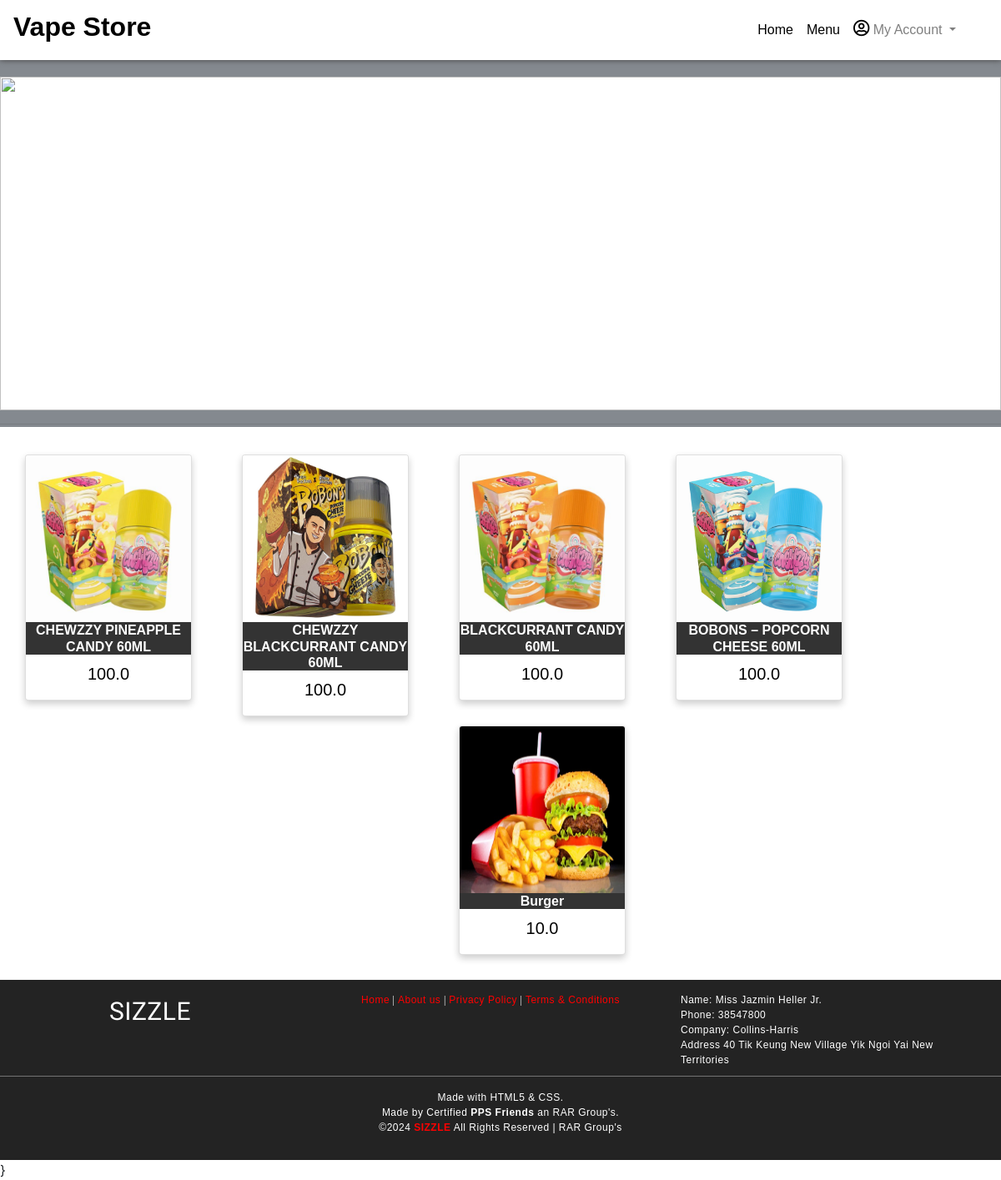
/allfood (signed in), run on the app's committed database.
### foodapp/models.py (models this page shows)
class Food(models.Model):
	FoodId    = models.AutoField(primary_key=True)
	FoodName  = models.CharField(max_length=30)
	FoodCat   = models.CharField(max_length=30)
	FoodPrice = models.FloatField(max_length=15)
	FoodImage = models.ImageField(upload_to='media',default='')
	class Meta:
		db_table = "FP_Food"

### foodapp/views.py (the view)
# urls.py: path('allfood',views.showfood),
def showfood(request):
	foods = Food.objects.all()
	return render(request,'foodlist.html',{'foodlist':foods})

### Templates/foodapp/foodlist.html (shortened to what this page needs)
<!DOCTYPE html>
<html lang="en" dir="ltr">
  <head>
	{% load static %}
    <link rel="stylesheet" type="text/css" href="{% static 'css/imperial_style.css' %}">
    <link rel="stylesheet" type="text/css" href="{% static 'css/master.css' %}">
    <link rel="stylesheet" href="path/to/font-awesome/css/font-awesome.min.css">
    <link rel="stylesheet" href="https://use.fontawesome.com/releases/v5.7.2/css/all.css">
    <link rel="stylesheet" href="https://use.fontawesome.com/releases/v5.3.1/css/all.css">
    <link rel="stylesheet" href="https://stackpath.bootstrapcdn.com/bootstrap/4.4.1/css/bootstrap.min.css">
  </head>
  <body style="background-image: none;">
    <nav class="navbar navbar-expand-lg navbar-light" style="width:100%;background-image: linear-gradient(180deg,#FFF,#FFF);box-shadow: 0px 0px 7px 0px #404040;">
      <a class="navbar-brand" href="/"><h2 style="color:black;font-family:sans-serif;font-weight:bolder;"><b>Vape Store</b></h2></a>
      <div class="collapse navbar-collapse" id="navbarSupportedContent">
        <ul class="navbar-nav" style="margin-left:auto!important;margin-right:30px;">
          <li class="nav-item active">
            <a class="nav-link" id="nav-link" href="home">Home <span class="sr-only">(current)</span></a>
          </li>
          <li class="nav-item active">
            <a class="nav-link" id="nav-link" href="allfood">Menu <span class="sr-only">(current)</span></a>
          </li>
          {% if request.session.CustId is not None or request.session.AdminId is not None %}
          <li class="nav-item dropdown">
            <a class="nav-link dropdown-toggle" href="#" id="navbarDropdown" role="button" data-toggle="dropdown" aria-haspopup="true" aria-expanded="false">
              <i class="far fa-user-circle" style="font-size:20px;color:black;"></i>&nbsp;My Account
            </a>
          </li>
          {% endif %}
        </ul>
      </div>
    </nav>
    <main style="width:100%;margin-top: 0;margin-bottom: 10px;background-color:#FFF;">
      <div style="max-width:100%;padding-top:20px;padding-bottom:20px;">
        <img class="mySlides" src="https://cdn.discordapp.com/attachments/1179672166749450292/1193957087701631106/okino-c100d.png?ex=65ae9a30&is=659c2530&hm=b5a14cf855e0e556bb6422f665fd55b67c93e585e1499e2b52b9856e330d66b8&" height="400px" style="width:100%">
        <div class="" style="position:static;">
		<hr />
          {% for f in foodlist %}
          <div class="card">
          <img src="{{f.FoodImage.url}}" alt="" style="height: 200px;width:100%;">
          <h1>{{f.FoodName}}</h1>
          <p class="price">{{f.FoodPrice}}</p>
          </div>
          {% endfor %}
        </div>
      </div>
    </main>
    <footer>
      <div class="foot-con">
        <div class="fo-cont-1">
            SIZZLE
        </div>
        <div class="fo-cont-2">
          <a class="ext-link" href="#">Home</a> |
            <a class="ext-link" href="#">About us</a> |
              <a class="ext-link" href="#">Privacy Policy</a> |
                <a class="ext-link" href="#">Terms & Conditions</a>
        </div>
        <div class="fo-cont-3">
          Name:	Miss Jazmin Heller Jr.<br />
Phone:	38547800<br />
Company:	Collins-Harris<br />
Address	40 Tik Keung New Village Yik Ngoi Yai New Territories
        </div>
      </div><hr style="background-color: grey;margin-top:0px;"/>Made with HTML5 & CSS.<br />
      Made by Certified <b>PPS Friends</b> an RAR Group's.<br />
      ©<script type='text/javascript'>var creditsyear = new Date();document.write(creditsyear.getFullYear());</script> <a class="ext-link" href="/"><b>SIZZLE</b></a> All Rights Reserved | RAR Group's
    </footer>
  </body>
</html>

### foodapp/static/css/imperial_style.css (style rules this page uses)
* { margin: 0; padding: 0; font-family: sans-serif; box-sizing: border-box; text-decoration: none; }
a { color: red; }
body { background-image: url("/static/images/white.jpg"); }
#nav-link { font-family: sans-serif; font-weight: 400; color:black; }
.card { float:left; box-shadow: 0 4px 8px 0 rgba(0, 0, 0, 0.2); width: 200px; max-width: 200px; margin: auto; margin-left: 2.5%; margin-right: 2.5%; margin-top: 20px; margin-bottom: 10px; text-align: center; font-family: arial; position: inherit; overflow: hidden; border: 1px solid black; }
.card h1 { font-size: 100%; font-weight: bolder; color: #FFF; background: #333; }
.price { color: black; font-size: 20px; }
.mySlides { height: 400px; width: 100%; box-shadow:0 0 0px 20px rgba(10, 21, 33, 0.5); }
footer { margin-top: 10px; padding-top: 15px; padding-bottom: 30px; background-color: #232323; color: white; font-family: sans-serif; font-size:12px; font-weight: normal; letter-spacing: 0.5px; text-align: center; flex-shrink: 0; }
.foot-con { width: 100%; height: 100px; overflow: hidden; }
.fo-cont-1 { width:30%; float: left; text-align: center; font-size: 30px; font-weight: normal; font-family: 'Bevan', cursive; overflow: hidden; }
.fo-cont-2 { width:38%; float: left; font-size: 12px; text-align: center; font-weight: normal; font-family: 'Ultra', serif; overflow: hidden; }
.fo-cont-3 { width:30%; float: left; font-size: 12px; text-align: left; }

### foodapp/static/css/master.css (style rules this page uses)
* { margin: 0; padding: 0; font-family: sans-serif; box-sizing: border-box; text-decoration: none; }
body { background-image: url("/static/images/mainscreen4.jpg"); height: 100vh; max-width: 100%; background-size: cover; background-repeat: no-repeat; background-attachment: fixed; background-position: 50% 100%; display: grid; grid-template-rows: 1fr auto; }
main { margin-top: 50px; flex: 1 0 auto; }
footer { margin-top: 10px; padding-top: 15px; padding-bottom: 30px; background-color: #232323; color: white; font-family: sans-serif; font-size:12px; font-weight: normal; letter-spacing: 0.5px; text-align: center; flex-shrink: 0; }
.ext-link { color: red; }
.foot-con { width: 100%; height: 100px; overflow: hidden; }
.fo-cont-1 { width:30%; float: left; text-align: center; font-size: 30px; font-weight: normal; color: ; font-family: 'Bevan', cursive; overflow: hidden; }
.fo-cont-2 { width:38%; float: left; font-size: 12px; text-align: center; font-weight: normal; color: ; font-family: 'Ultra', serif; overflow: hidden; }
.fo-cont-3 { width:30%; float: left; font-size: 12px; text-align: left; }

### Templates/foodapp/foodlist.html (style rules this page uses)
.mySlides { display:none; }

### data on the page
Food: FoodImage (picture), FoodName "CHEWZZY PINEAPPLE CANDY 60ML", FoodPrice "100.0"
Food: FoodImage (picture), FoodName "CHEWZZY BLACKCURRANT CANDY 60ML", FoodPrice "100.0"
Food: FoodImage (picture), FoodName "BLACKCURRANT CANDY 60ML", FoodPrice "100.0"
Food: FoodImage (picture), FoodName "BOBONS – POPCORN CHEESE 60ML", FoodPrice "100.0"
Food: FoodImage (picture), FoodName "Burger", FoodPrice "10.0"
